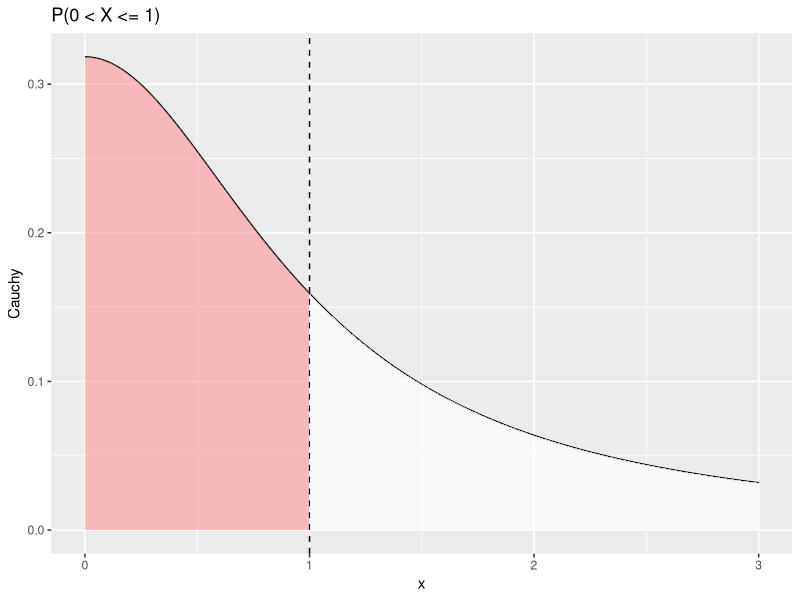
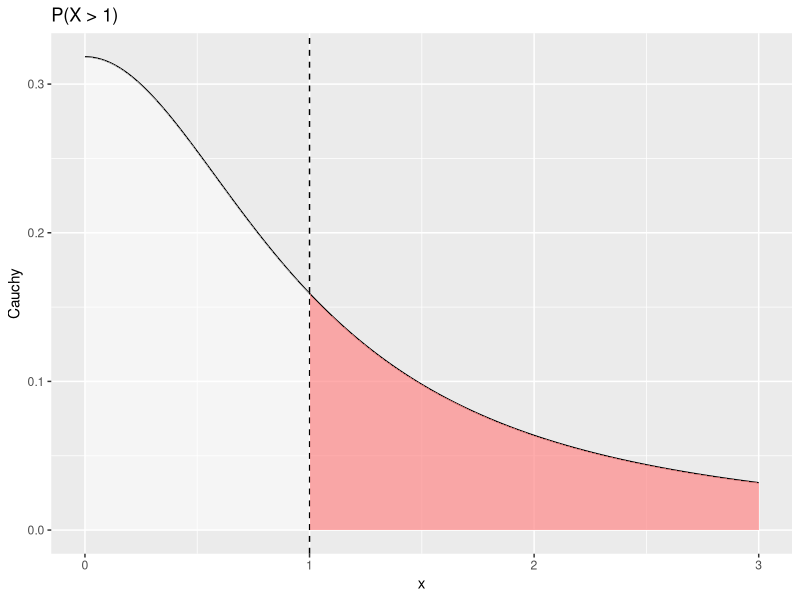
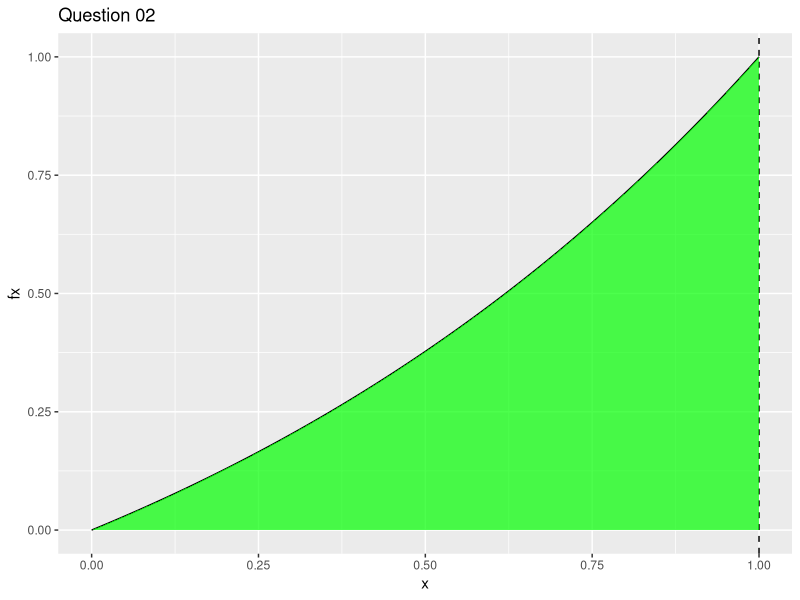
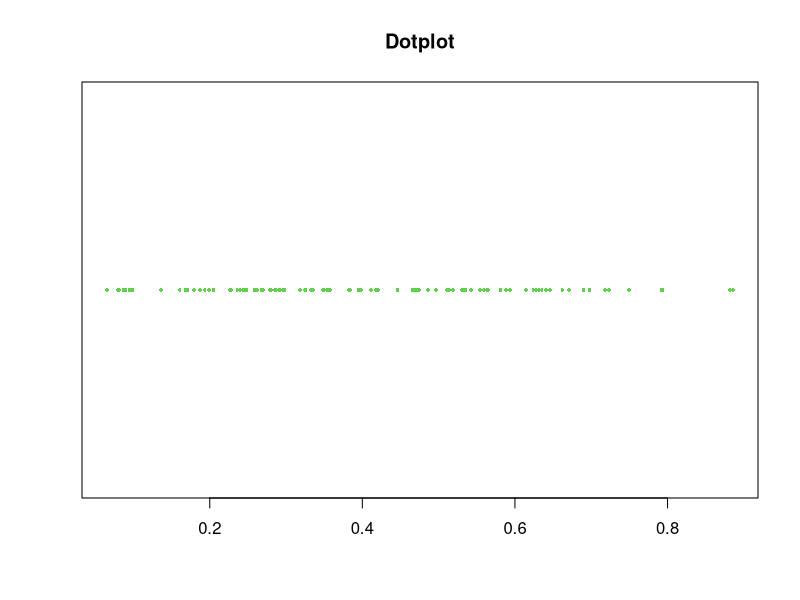
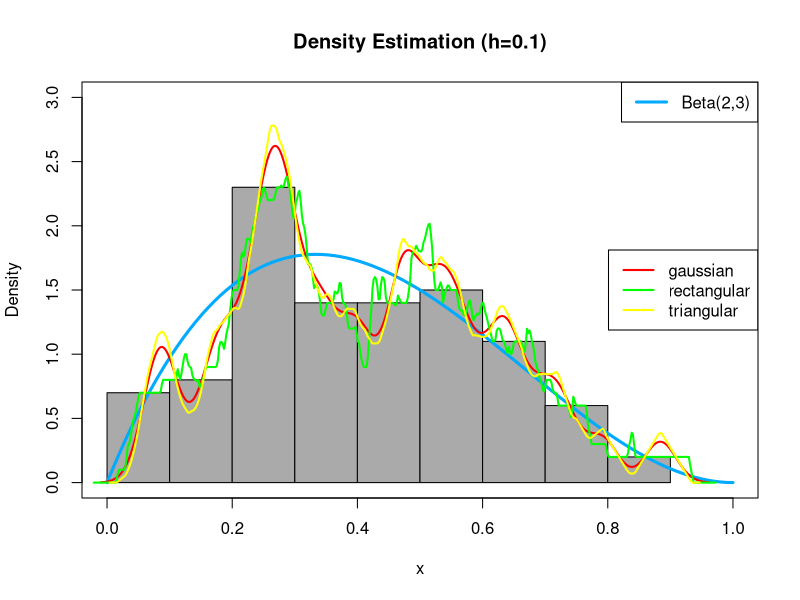
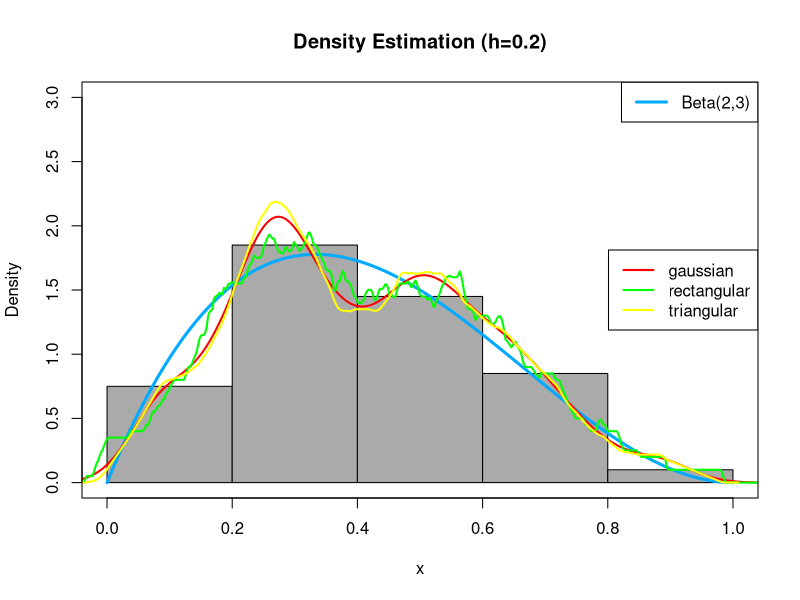
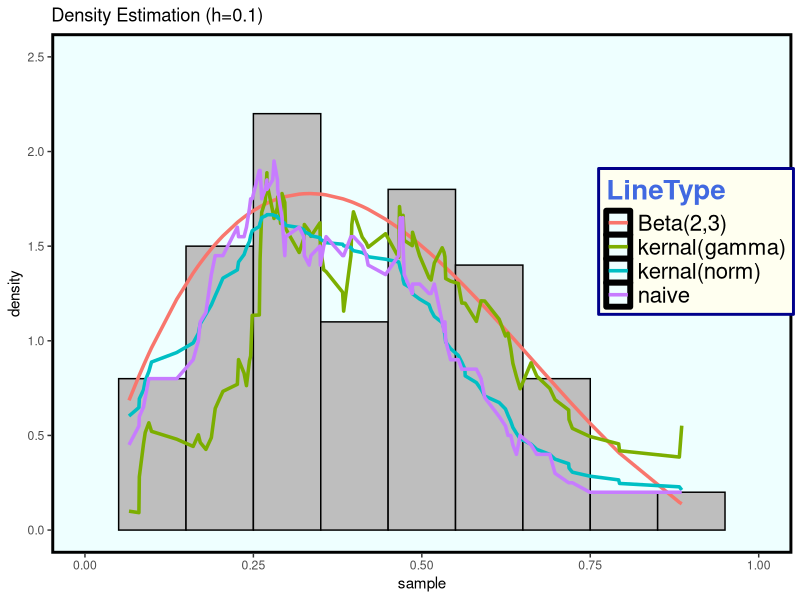
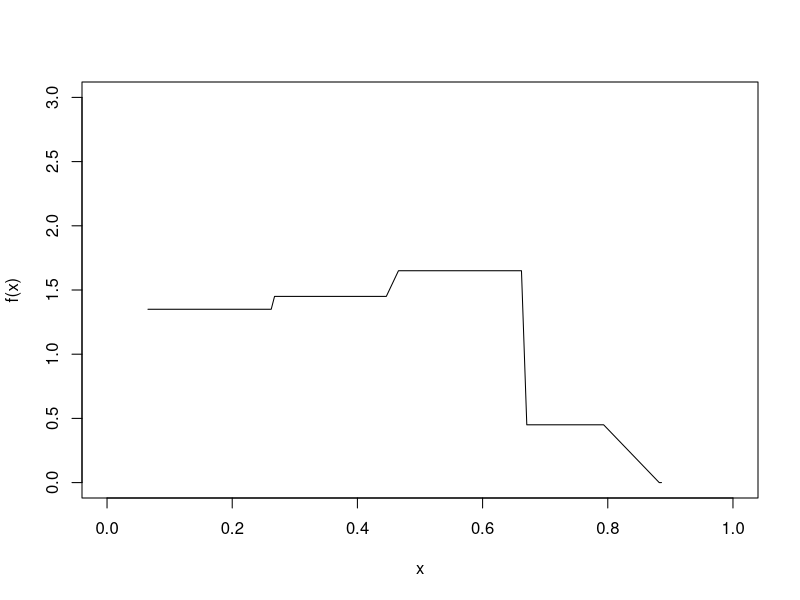

Reproduce these figures in R, in order.
## ---- chunk 1
library(dplyr)
library(ggplot2)
library(kableExtra)
library(knitr)
library(dplyr)
knitr::opts_chunk$set(echo = TRUE)
options(knitr.table.format = "html")
## ---- chunk 2
options(scipen = 100)
set.seed(15) # 3 + 12
# X ~ Cauchy(0,1)
# P(X > 1)
1 - pcauchy(1)
## ---- chunk 3
x = seq(0,3,by = 0.001)
fx = dcauchy(x)
data <- data.frame(x = x, Cauchy = dcauchy(x))
data <- mutate(data,new = ifelse(x > 1, "blue", "white"))
temp1 <- data[1:1000,]
temp2 <- data[1001:length(x),]

## ---- chunk 4
ggplot()+
  geom_line(data = data,aes(x = x, y = Cauchy))+
  geom_vline(xintercept = 1,linetype = 2)+
  geom_ribbon(data = temp1, aes(x = x,ymin = 0, ymax = Cauchy), fill = "#FF8888",alpha = 0.5)+
  geom_ribbon(data = temp2, aes(x = x,ymin = 0, ymax = Cauchy), fill = "white", alpha = 0.7)+
  labs(title = "P(0 < X <= 1)")
## ---- chunk 5
ggplot()+
  geom_line(data = data,aes(x = x, y = Cauchy))+
  geom_vline(xintercept = 1,linetype = 2)+
  geom_ribbon(data = temp1, aes(x = x,ymin = 0, ymax = Cauchy), fill = "white",alpha = 0.5)+
  geom_ribbon(data = temp2, aes(x = x,ymin = 0, ymax = Cauchy), fill = "#FF8888", alpha = 0.7)+
  labs(title = "P(X > 1)")
## ---- chunk 6
N = 1000
cauchy <- function(x){
  return(1/(pi*(1+x^2)))
}
theta.hat <- NULL
for(i in 1:1000){
  # 從cauchy抽取樣本
  x <- runif(N)
  x <- cauchy(x)
  theta.hat[i]<-0.5 - mean(x)}
Mc.mean <- mean(theta.hat)
Mc.var <- var(theta.hat)
## ---- chunk 7
N = 1000
theta.hat <- NULL
for ( i in 1:1000){
x <- rcauchy(N)
theta.hat[i] <- mean(x > 1)}
Hm1.mean <- mean(theta.hat)
Hm1.var <- var(theta.hat)
## ---- chunk 8
N = 1000
theta.hat = NULL
for(i in 1:1000){
  x <- rcauchy(1000) %>% abs()
  theta.hat[i] <- 0.5*mean(x > 1)
}
Hm2.mean <- mean(theta.hat)
Hm2.var <- var(theta.hat)
## ---- chunk 9
N = 1000
theta.hat <- NULL
cauchy <- function(x){
  return(1/(pi*(1+x^2)))}
for(i in 1:1000){
  x <- runif(N)
  theta.hat[i] <- (1- mean(2*cauchy(x)))/2
  }
Hm3.mean <- mean(theta.hat)
Hm3.var <- var(theta.hat)
## ---- chunk 10
N = 1000
for( i in 1:1000){
    x <- runif(N/2)
    y <- 1 - x
    temp1 <- cauchy(x)
    temp2 <- cauchy(y)
    theta.hat[i] <-0.5 - 0.5*(mean(temp1)+mean(temp2))}
  AV.mean <- mean(theta.hat)
  AV.var <- var(theta.hat)
## ---- chunk 11
hes <- function(x){
  return(1/(pi*(1 + x^(-2))))}
N = 1000
theta.hat <- NULL
for(i in 1:1000){
  U <- runif(N)
  x <- 1/U
  theta.hat[i] <- mean(hes(x))
}
Is.mean <- mean(theta.hat)
Is.var <- var(theta.hat)
## ---- chunk 12
f <- function(x){
  return(1/(1+x))
  }
cauchy <- function(x){
  return(1/(pi*(1+x^2)))
}
theta.hat = NULL
for(i in 1:N){
u <- runif(1000)
B <- f(u)
A <- cauchy(u)
a <- -cov(A,B) / var(B) #est of c*

x <- runif(N)
T1 <-0.5 -  cauchy(x)
theta.hat[i]<-  0.5 - mean(T1 + a * (f(x) -log(2, base = exp(1))))
}
Cv.mean <- mean(theta.hat)
Cv.var <- var(theta.hat)
## ---- chunk 13
cauchy <- function(x){
  return(1/(pi*(1+x^2)))
}

SS = NULL
for(i in 1:N){
x1 <- runif(N/5, 0, 0.2)
x2 <- runif(N/5, 0.2, 0.4)
x3 <- runif(N/5, 0.4, 0.6)
x4 <- runif(N/5, 0.6, 0.8)
x5 <- runif(N/5, 0.8, 1)
S1 <- 0.5 - mean(cauchy(x1))
S2 <- 0.5 - mean(cauchy(x2))
S3 <- 0.5 - mean(cauchy(x3))
S4 <- 0.5 - mean(cauchy(x4))
S5 <- 0.5 - mean(cauchy(x5))
SS[i] <- mean(c(S1, S2, S3, S4, S5))
}
SS.mean <- mean(SS)
SS.var <- var(SS)
## ---- chunk 14
tmp1 <- c(Mc.mean, Hm1.mean, Hm2.mean, Hm3.mean, AV.mean, Is.mean, Cv.mean, SS.mean)
tmp2 <- c(Mc.var, Hm1.var, Hm2.var, Hm3.var, AV.var, Is.var, Cv.var, SS.var)
table <- rbind(tmp1, tmp2)
rownames(table) <- c("Mean","Variance")
colnames(table) <- c("Monte-Carlo", "Hit or miss1", "Hit or miss2", "Hit or miss3", "Antithetic",
                     " Importance", "Control", "Stratified(5)")
temp <- table %>% round(., digits = 8)
kable(temp) %>% kable_styling() 
## ---- chunk 15
set.seed(15) # 3 + 12
# define function
Q2 <- function(x){
 y <- (exp(x)-1)/(exp(1)-1)
 return(y)}

x = seq(0,1,by = 0.001)
fx = Q2(x)
data <- data.frame(x = x, fx = Q2(x))
ggplot()+
  geom_line(data = data,aes(x = x, y = fx))+
  geom_vline(xintercept = 1,linetype = 2)+
  geom_ribbon(data = data, aes(x = x,ymin = 0, ymax = fx), fill = "#00FF00",alpha = 0.7)+
  labs(title = "Question 02")
## ---- chunk 16
N = 1000
theta.hat = NULL
for(i in 1:N){
x <- runif(N)
theta.hat[i] <- mean(Q2(x))}
Mc.mean <- mean(theta.hat)
Mc.var <-var(theta.hat)
## ---- chunk 17
N = 1000
theta.hat = NULL
for(i in 1:N){
x <- runif(N/2)
y <- 1 - x
temp1 <- mean(Q2(x))
temp2 <- mean(Q2(y))
theta.hat[i] <- 0.5*(temp1+temp2)}
AV.mean <- mean(theta.hat)
AV.var <- var(theta.hat)
## ---- chunk 18
theta.hat1 = NULL
theta.hat2 = NULL
theta.hat3 = NULL
theta.hat4 = NULL
for( i in 1:N){
  
  u <- runif(N)     #f3, inverse transform method
  x <- - log(1 - u * (1 - exp(-1)))
  fg <- Q2(x) / (exp(-x) / (1 - exp(-1)))
  theta.hat1[i] <- mean(fg)
  
  u <- runif(N/2)     #f3, inverse transform method + Antithetic Variate
  v <- 1 - u
  x1 <- - log(1 - u * (1 - exp(-1)))
  x2 <- - log(1 - v * (1 - exp(-1)))
  fg1 <- Q2(x1) / (exp(-x1) / (1 - exp(-1)))
  fg2 <- Q2(x2) / (exp(-x2) / (1 - exp(-1)))
  fg <- 0.5*(fg1+fg2)
  theta.hat2[i] <- mean(fg)

  u <- runif(N)    #f4, inverse transform method
  x <- tan(pi * u / 4)
  fg <- Q2(x) / (4 / ((1 + x^2) * pi))
  theta.hat3[i] <- mean(fg)

  u <- runif(N/2)    #f4, inverse transform method + Antithetic Variate
  v <- 1 - u
  x1 <- tan(pi * u / 4)
  x2 <- tan(pi * v / 4)
  fg1 <- Q2(x1) / (4 / ((1 + x1^2) * pi))
  fg2 <- Q2(x2) / (4 / ((1 + x2^2) * pi))
  fg <- 0.5*(fg1+fg2)
  theta.hat4[i] <- mean(fg)
}

mean11 <- c(mean(theta.hat1 ),mean(theta.hat2 ),mean(theta.hat3 ),mean(theta.hat4 ))
var11 <- c(var(theta.hat1 ),var(theta.hat2 ),var(theta.hat3 ),var(theta.hat4))
Is.mean1 <- mean(theta.hat3 )
Is.mean2 <- mean(theta.hat4)
Is.var1 <- var(theta.hat3)
Is.var2 <- var(theta.hat4)
## ---- chunk 19

f <- function(x){
  x}
theta.hat = NULL
for( i in 1:N){
  u <- runif(10000)
  B <- f(u)
  A <- Q2(u)
  a <- -cov(A,B) / var(B)
  u <- runif(N)
  T1 <- Q2(u)
  T2 <- T1 + a * (f(u) - 1/2)
  theta.hat[i] <- mean(T2)
  }
Cv.mean <- mean(theta.hat)
Cv.var <- var(theta.hat)
## ---- chunk 20
Q2 <- function(x){
  y <- (exp(x)-1)/(exp(1)-1)
  return(y)}
N <- 1000
SS = NULL
for(i in 1:N){
  x1 <- runif(N/5, 0, 0.2)
  x2 <- runif(N/5, 0.2, 0.4)
  x3 <- runif(N/5, 0.4, 0.6)
  x4 <- runif(N/5, 0.6, 0.8)
  x5 <- runif(N/5, 0.8, 1)
  S1 <- mean(Q2(x1))
  S2 <- mean(Q2(x2))
  S3 <- mean(Q2(x3))
  S4 <- mean(Q2(x4))
  S5 <- mean(Q2(x5))
  SS[i] <- mean(c(S1, S2, S3, S4, S5))
}
SS.mean <- mean(SS)
SS.var <- var(SS)
## ---- chunk 21
tmp1 <- c(Mc.mean, AV.mean, Is.mean1,Is.mean2, Cv.mean, SS.mean)
tmp2 <- c(Mc.var, AV.var, Is.var1, Is.var2, Cv.var, SS.var)
table <- rbind(tmp1, tmp2)
rownames(table) <- c("Mean","Variance")
colnames(table) <- c("Monte-Carlo", "Antithetic"," Importance", "Importance+Antithetic","Control", "Stratified(5)")
temp <- table %>% round(., digits = 8)
temp %>% kable() %>% kable_styling()
## ---- chunk 22
Q3<-function(x){
  (312.5/60)*exp((-1/5)*x)-
    (640/60)*exp((-1/4)*x)+
    (405/60)*exp((-1/3)*x)+
    (1/24)*exp((-1)*x)+
    (-4/3)*exp((-1/2)*x)
}
## ---- chunk 23
set.seed(15) # 3 + 12
temp2 <- NULL
for(j in 1:1000){
  temp <- NULL
  for( i in 1:1000){
    tmp <- rexp(5)
    temp[i] <- sum(tmp*c(1:5))}
  temp2[j] <- sum(temp>21.6)/1000
}
Hm.mean <- mean(temp2)
Hm.var <- var(temp2)
## ---- chunk 24
N <- 1000
theta.hat <- NULL
for(i in 1:1000){
  x <- runif(N,0,21.6)
  theta.hat[i] <-1 -  mean(Q3(x)*21.6)
}
Mc.mean <- mean(theta.hat)
Mc.var <- var(theta.hat)
## ---- chunk 25
N <- 1000
theta.hat <- NULL
for(i in 1:1000){
  x <- runif(N/2,0,21.6)
  y <- 21.6 - x
  theta.hat[i] <- (2 - mean(Q3(x)*21.6) - mean(Q3(y)*21.6))*0.5
}
Av.mean <- mean(theta.hat)
Av.var <- var(theta.hat)
## ---- chunk 26
N <- 1000
theta.hat <- NULL
for(i in 1:1000){
  tmp <- c()
  for(j in 1:5){
    x <- runif(N/5,(j - 1)/5*21.6,j/5*21.6)
    tmp <- c(tmp, Q3(x)*21.6)
  }
  theta.hat[i] <- 1 - mean(tmp)
}
SS.mean <- mean(theta.hat)
SS.var <- var(theta.hat)
## ---- chunk 27
table.mean <- c(Mc.mean, Av.mean, SS.mean, Hm.mean)
table.var <- c(Mc.var, Av.var, SS.var, Hm.var)
table <- rbind(table.mean, table.var)
rownames(table) <- c("mean", "var")
colnames(table) <- c("Monte", "Antithetic", "Stratified", "Hit")
temp <- table %>% round(., digits = 8)
temp %>% kable() %>% kable_styling()
## ---- chunk 28
library(dplyr)
library(ggplot2)
library(magrittr)
library(tidyverse)
## ---- chunk 29

# First, simulate 100 observations from a mixed distribution of beta(2,3),
# each with probability 0.5. Then, use at least 3 density estimating methods
# to smooth the observations. 
# You need to specify the parameters in the smoothing methods, 
# and compare the results.

# 取出我們要的亂數
set.seed(106354012)
m = 100
x = rbeta(m,2,3)
# 畫個點的散佈圖
stripchart(x,pch=16,cex=0.5,col=3,main="Dotplot")
# 然後畫個直方圖
y = seq(0,1,length=100)
hist( x, breaks = 10,probability = T,ylim = c(0,3),xlim= c(0,1),col = "#AAAAAA",main = "Density Estimation (h=0.1)")
# 這是真實的beta(2,3)圖形
lines(y , dbeta(y,2,3) , col = "#00AAFF" , lwd = 3)
legend("topright" , "Beta(2,3)" , lty = 1 , col="#00AAFF" , lwd = 3)
# 這是直接用套件模擬出來的函數值
kernal_g = density(x, kernel = c("gaussian"), width = 0.1)
kernal_r = density(x, kernel = c("rectangular"), width = 0.1)
kernal_t = density(x, kernel = c("triangular"), width = 0.1)
# 把他們畫在plot裡面囉
lines(kernal_g, col = "#FF0000" , lwd = 2)
lines(kernal_r, col = "#00FF00" , lwd = 2)
lines(kernal_t, col = "#FFFF00" , lwd = 2)
legend("right",legend=c("gaussian","rectangular","triangular"), col=c("#FF0000","#00FF00","#FFFF00"),lwd=2,cex=1)
box()

# (h=0.2)
hist( x, breaks = 5,probability = T,ylim = c(0,3),xlim= c(0,1),col = "#AAAAAA",main = "Density Estimation (h=0.2)")
# 這是真實的beta(2,3)圖形
lines(y , dbeta(y,2,3) , col = "#00AAFF" , lwd = 3)
legend("topright" , "Beta(2,3)" , lty = 1 , col="#00AAFF" , lwd = 3)
# 這是直接用套件模擬出來的函數值
kernal_g = density(x, kernel = c("gaussian"), width = 0.2)
kernal_r = density(x, kernel = c("rectangular"), width = 0.2)
kernal_t = density(x, kernel = c("triangular"), width = 0.2)
# 把他們畫在plot裡面囉
lines(kernal_g, col = "#FF0000" , lwd = 2)
lines(kernal_r, col = "#00FF00" , lwd = 2)
lines(kernal_t, col = "#FFFF00" , lwd = 2)
legend("right",legend=c("gaussian","rectangular","triangular"), col=c("#FF0000","#00FF00","#FFFF00"),lwd=2,cex=1)
box()
## ---- chunk 30

# 這是不想用套件的人寫的code~

set.seed(106354012)
x <- rbeta(100,2,3)
h=0.1

# histogram density estimator (直方圖)

histogram = function(x,h){
  g = function(x,a,b){
    if (x<=b & x>=a) {return(1)}
    else {return(0)}}            # 寫出一個計算個數前需要的函數
  n <- length(x)
  seq <- seq(min(x),max(x),by=h) # 從(0,1)間隔h做出切割點
  a = seq[-length(seq)]          # 每組下界
  b = seq[-1]                    # 每組上界
  ni = NULL
  for (k in 1:length(a)){
    ni[k] = sum(x<=b[k] & x>=a[k])}
  y_hat = NULL
  for (i in sort(x)){
    I=NULL
    for (j in 1:length(a)){
      gi=g(i,a[j],b[j])
      I=c(I,gi)}                 # 指標函數
    y=1/n*sum(ni/h*I)            # 模擬樣本之函數估計值 
    y_hat=c(y_hat,y)}
  return(y_hat)}                 

# naive density estimator
naive =function(x,h){
  w = function(y){
    if (abs(y)<1) {return(1/2)}
    else {return(0)}}               # 寫出公式裡的函數w
  n = length(x)
  seq = seq(min(x),max(x),length=length(x))        
  y_hat = NULL
  for (i in seq){
    W=NULL
    for (j in x){
      wi=w((i-j)/h)                        
      W=c(W,wi)}
    y=1/n*sum(1/h*W)                # 樣本之函數估計值           
    y_hat=c(y_hat,y)}
  return(y_hat)}

# kernel density estimator
# norm
kernel_norm=function(x,h){
  w=function(y){dnorm(y)}           # 核密度函數(常態)
  n = length(x)
  seq = seq(min(x),max(x),length=length(x))
  y_hat = NULL
  for (i in seq){
    W=NULL
    for (j in x){
      wi=w((i-j)/h)
      W=c(W,wi)}
    y=1/n*sum(1/h*W)
    y_hat=c(y_hat,y)}
  return(y_hat)}

# Gamma核函數
kernel_gamma=function(x,h){
  w=function(y){dgamma(y,shape = 1)}           # 核密度函數(Gamma)
  n = length(x)
  seq = seq(min(x),max(x),length=length(x))
  y_hat = NULL
  for (i in seq){
    W=NULL
    for (j in x){
      wi=w((i-j)/h)
      W=c(W,wi)}
    y=1/n*sum(1/h*W)
    y_hat=c(y_hat,y)}
  return(y_hat)}

# 將亂數帶入函數找出估計函數值(h=0.1)
y1 <- histogram(x,0.1)              #h=0.1，也可使用其他h值
y2 <- naive(x,0.1)                  #h=0.1，也可使用其他h值
y3 <- kernel_norm(x,0.1)            #h=0.1，也可使用其他h值
y4 <- kernel_gamma(x,0.1)           #h=0.1，也可使用其他h值
# 畫圖囉
xx <- sort(x)
yy <- dbeta(xx,2,3)
y2 <- naive(xx,0.1)
y3 <- kernel_norm(xx,0.1)
y4 <- kernel_gamma(xx,0.1)
data <- cbind(xx,yy,y2,y3,y4) %>% as.data.frame()
colnames(data) <- c("sample","Beta(2,3)","naive","kernal(norm)","kernal(gamma)")
LBJ <- gather(data,key = "type",value = "value",2:5)
colnames(LBJ) <- c("sample","LineType","value")  
library(magrittr)
LBJ$LineType %<>% as.factor()
library(ggplot2)
ggplot(data = LBJ) + labs(title = "Density Estimation (h=0.1)")+
  xlim(0,1)+ ylim(0,2.5) +
  geom_histogram(mapping = aes(x=sample,y=..density..),color="black",fill="gray",binwidth = 0.1)+
  geom_line(mapping = aes(x=sample,y=value,color=LineType,group=LineType),size=1.2)+
  theme(legend.title = element_text(colour="royalblue", size=20, face="bold"))+
  theme(legend.text = element_text(size = 16))+
  theme(legend.position = c(0.87,0.6))+
  theme(legend.background = element_rect(fill="#FFFFF0",size=1, linetype="solid",colour ="darkblue"))+
  theme(panel.grid.major = element_blank())+
  theme(panel.grid.minor = element_blank())+
  theme(panel.background = element_rect(fill="#EEFFFF",colour="black",size = 2))

# 畫圖囉 (h=0.2)
xx <- sort(x)
yy <- dbeta(xx,2,3)
y1 <- histogram(xx,0.2)
y2 <- naive(xx,0.2)
y3 <- kernel_norm(xx,0.2)
y4 <- kernel_gamma(xx,0.2)
data <- cbind(xx,yy,y2,y3,y4) %>% as.data.frame()
colnames(data) <- c("sample","Beta(2,3)","naive","kernal(norm)","kernal(gamma)")
LBJ <- gather(data,key = "type",value = "value",2:5)
colnames(LBJ) <- c("sample","LineType","value")  
library(magrittr)
LBJ$LineType %<>% as.factor()
plot(sort(x),y1,typ="l",xlab="x",ylab="f(x)",xlim=c(0,1), ylim=c(0,3))
library(ggplot2)
ggplot(data = LBJ) + labs(title = "Density Estimation (h=0.2)")+
  xlim(0,1)+ ylim(0,2.5) +
  geom_histogram(mapping = aes(x=sample,y=..density..),color="black",fill="gray",binwidth = 0.2)+
  geom_line(mapping = aes(x=sample,y=value,color=LineType,group=LineType),size=1.2)+
  theme(legend.title = element_text(colour="royalblue", size=20, face="bold"))+
  theme(legend.text = element_text(size = 16))+
  theme(legend.position = c(0.87,0.6))+
  theme(legend.background = element_rect(fill="#FFFFF0",size=1, linetype="solid",colour ="darkblue"))+
  theme(panel.grid.major = element_blank())+
  theme(panel.grid.minor = element_blank())+
  theme(panel.background = element_rect(fill="#EEFEFF",colour="black",size = 2))


## ---- chunk 31
library(plyr)
library(dplyr)
library(tidyverse)
library(ggplot2)
library(KernSmooth)
library(broom)
library(magrittr)
library(igraph)

## ---- chunk 32
# kernel smooth
set.seed(106354012)

a <- seq(0,2*pi, length=100)
b <- sin(a) + rnorm(100,0,0.09)
c <- sin(a)

# kernel smooth (kernel is norm)
data <- ksmooth(a, b, kernel = "normal", bandwidth = 0.1)%>% as.data.frame()
data <- cbind(b,c,data)%>% as.data.frame()
ggplot(data,aes(x=x))+ labs(title="kernel smooth of sin(x) [h=0.1]",x="x",y="sin(x)")+
  geom_point(aes(y=b),col="#3333FF")+
  geom_vline(xintercept = 0,size=1)+
  geom_hline(yintercept = 0,size=1)+
  geom_line(aes(y=y),col="#00D0FF",lwd=1)+
  scale_x_continuous(breaks = c(0:2*pi))+
  theme(panel.grid.major = element_line(NA),panel.grid.minor =element_line(NA))+
  theme(panel.background = element_rect(color = "black",size = 2))+
  theme(plot.title = element_text(size = 30, face = "bold"))+
  theme(legend.title=element_text(size=24))+
  theme(legend.text=element_text(size=20))

# MSE
d <- c()
e <- c()
for(j in 1:1000){
  b <- sin(a) + rnorm(100,0,0.09)
  d <- ksmooth(a, b, kernel = "normal", bandwidth = 0.1)
  e <- rbind(e,d$y)
}
bias <- c()
var <- c()
for(i in 1:100){
  bias[i] = mean(e[i,])-c[i] 
  var[i] = var(e[i,])
}
MSE <- sum(bias^2)+sum(var) ; MSE
## ---- chunk 33
# spline

# plot
df_values <- c(3, 4, 8, 16)

x = seq(from=0, to=2*pi, length=100)
f_x = sin(x)
epsilon = rnorm(100, 0, sd = 0.3)
y = f_x + epsilon

values <- data_frame(
  x = seq(from=0, to=2*pi, length=100),
  f_x = sin(x),
  epsilon = rnorm(100, 0, sd = 0.3),
  y = f_x + epsilon
)
overall <- NULL
for(df in df_values){
  overall <- smooth.spline(values$x, values$y, df=df) %>%
    augment() %>%
    mutate(df=df) %>%
    bind_rows(overall)
}
overall <- cbind(overall,f_x) %>% as.data.frame()
multiple_df <- overall %>% 
  ggplot(aes(x=x)) +
  geom_point(aes(y=y))+
  geom_line(aes(y=.fitted,color="#123456"),size=1) +
  facet_wrap(~df, nrow=2) +
  labs(title="Splines fit w / different degrees of freedom")+
  theme(legend.title=element_blank())+
  theme(legend.text = element_blank())+
  theme(panel.background = element_rect(colour = "black"))+
  geom_vline(xintercept = 0,size=1)+
  geom_hline(yintercept = 0,size=1)+
  theme(panel.grid.major = element_line(NA),panel.grid.minor =element_line(NA))+
  theme(panel.background = element_rect(color='#000000',size=2))+
  theme(plot.title = element_text(size = 30, face = "bold"))+
  theme(legend.title=element_text(size=24))+
  theme(legend.text=element_text(size=20))

multiple_df

get.spline.info<-function(object){
  data.frame(x=object$x,y=object$y,df=object$df)
}

# plot

a <- seq(0,2*pi, length=100)
b <- sin(seq(0,2*pi, length=100)) + rnorm(100,0,0.09)
c <- sin(seq(0,2*pi, length=100))

spline1 <- smooth.spline(x = b, df = 3)
spline2 <- smooth.spline(x = b, df = 4)
spline3 <- smooth.spline(x = b, df = 8)
spline4 <- smooth.spline(x = b, df = 16)

data<-ldply(list(spline1,spline2,spline3,spline4),get.spline.info)
data <- cbind(a,b,c,data) %>% as.data.frame()
ggplot(data,aes(x=a))+ labs(title="Spline smoother of sin(x)") +
  geom_line(aes(y=c),col="gray",size=2)+
  geom_point(aes(y=b))+
  geom_vline(xintercept = 0,size=1)+
  geom_hline(yintercept = 0,size=1)+
  geom_line(mapping = aes(y=y,color=factor(round(df,0)),group=df),lwd=1.2)+
  scale_color_discrete("The number of nodes")+
  theme(legend.position = c(0.8,0.8))+
  theme(legend.background = element_rect(fill="#FFFFF0",colour = "black"))+
  theme(panel.grid.major = element_line(NA),panel.grid.minor =element_line(NA))+
  theme(panel.background = element_rect(colour = "black",size=2))+
  theme(plot.title = element_text(size = 30, face = "bold"))+
  theme(legend.title=element_text(size=24))+
  theme(legend.text=element_text(size=20))
 
# 最後我們將各節點數分別計算MSE

spline1$y
# ns=3
d <- c()
for (i in 1:1000) {
  b <- NULL
  b <- sin(seq(0,2*pi, length=100)) + rnorm(100,0,0.09)
  b1 <- smooth.spline(x = b,df=3)$y
  d <- rbind(d,b1)
}
# MSE
bias <- c()
var <- c()
for (j in 1:100) {
  bias[j] = mean(d[j,])-c[j] 
  var[j] = var(d[j,])
}
MSE <- c()
MSE[1] <- sum(bias^2)+sum(var) ; MSE

# nodes=4
d <- c()
for (i in 1:1000) {
  b <- NULL
  b <- sin(seq(0,2*pi, length=100)) + rnorm(100,0,0.09)
  b1 <- smooth.spline(x = b,df=4)$y
  d <- rbind(d,b1)
}
# MSE
bias <- c()
var <- c()
for (j in 1:100) {
  bias[j] = mean(d[j,])-c[j] 
  var[j] = var(d[j,])
}
MSE[2] <- sum(bias^2)+sum(var) ; MSE

# nodes=8
d <- c()
for (i in 1:1000) {
  b <- NULL
  b <- sin(seq(0,2*pi, length=100)) + rnorm(100,0,0.09)
  b1 <- smooth.spline(x = b,df=8)$y
  d <- rbind(d,b1)
}
# MSE
bias <- c()
var <- c()
for (j in 1:100) {
  bias[j] = mean(d[j,])-c[j] 
  var[j] = var(d[j,])
}
MSE[3] <- sum(bias^2)+sum(var) ; MSE

# nodes=16
d <- c()
for (i in 1:1000) {
  b <- NULL
  b <- sin(seq(0,2*pi, length=100)) + rnorm(100,0,0.09)
  b1 <- smooth.spline(x = b,df=16)$y
  d <- rbind(d,b1)
}
# MSE
bias <- c()
var <- c()
for (j in 1:100) {
  bias[j] = mean(d[j,])-c[j] 
  var[j] = var(d[j,])
}
MSE[4] <- sum(bias^2)+sum(var) ; MSE

# MSE比較
MSE
# 我們發現當節點為3的時候MSE較小其曲線也較為平滑 (怪怪)

## ---- chunk 34
# lowess
set.seed(106354012)

a <- seq(0,2*pi, length=100)
b <- sin(a) + rnorm(100,0,0.09)
c <- sin(a)

# 計算f值為0.23
lowess(x = a, y = b, f = 0.23)

# plot
data <- lowess(x = a, y = b, f = 0.23) %>% as.data.frame()
data <- cbind(b,c,data)%>% as.data.frame()
ggplot(data,aes(x=x))+ labs(title="lowess smooth of sin(x) [h=0.1]",x="x",y="sin(x)")+
  geom_point(aes(y=b))+
  geom_vline(xintercept = 0,size=1)+
  geom_hline(yintercept = 0,size=1)+
  geom_line(aes(y=y),col="#00D0FF",lwd=1)+
  scale_x_continuous(breaks = c(0:2*pi))+
  theme(panel.background = element_rect(colour = "black",size=2))+
  theme(panel.grid.major = element_line(NA),panel.grid.minor =element_line(NA))+
  theme(plot.title = element_text(size = 30, face = "bold"))+
  theme(legend.title=element_text(size=24))+
  theme(legend.text=element_text(size=20))

# MSE
d <- c()
e <- c()
for(j in 1:1000){
  b <- sin(a) + rnorm(100,0,0.09)
  d <- ksmooth(a, b, kernel = "normal", bandwidth = 0.1)
  e <- rbind(e,d$y)
}
bias <- c()
var <- c()
for(i in 1:100){
  bias[i] = mean(e[i,])-c[i] 
  var[i] = var(e[i,])
}
MSE <- sum(bias^2)+sum(var) ; MSE
## ---- chunk 35
# running mean
set.seed(106354012)

a <- seq(0,2*pi, length=100)
b <- sin(seq(0,2*pi, length=100)) + rnorm(100,0,0.09)
c <- sin(seq(0,2*pi, length=100))

mse = NULL
for (k in 1:20){
r <- running_mean(b, binwidth=k)
x = NULL
for(i in 1:(100-k+1)){
x[i] <- mean(a[i:(i+k-1)])
}
mse[k] <- mean((sin(x)-r)^2)
num = which(mse==min(mse))
}
mse
paste("the minimum mse of k is",num)
paste("the minimum mse is",min(mse))

# plot

b <- running_mean(b, binwidth=which(mse==min(mse)))
plot(b)
model <- lm(b ~ poly(seq(0,2*pi, length=100-num+1),3))
y <- fitted.values(model)
lines(fitted.values(model))  # 模擬出來的資料線段
lines(c)                     # 真實的線段
data <- cbind(a[1:length(b)],b,c[1:length(b)])%>%as.data.frame()
colnames(data) <- c("x","running mean","sin(x)")
library(magrittr)
data2 <- gather(data,key = "type",value = "value",2:3)
data2$type %<>% as.factor()
ggplot(data2)+ labs(title = "Running mean of sin(x)")+
  theme(panel.grid.major=element_blank(),panel.grid.minor=element_blank())+
  xlim(0,2*pi)+ ylim(-1,1) +
  geom_vline(xintercept = 0,size=1)+
  geom_hline(yintercept = 0,size=1)+
  geom_line(mapping = aes(x=x,y=value,color=type,group=type),lwd=1.87)+
  geom_point(mapping = aes(x=x,y=value),color="blue",size=1)+
  theme(legend.text = element_text(size = 16))+
  theme(legend.position = c(0.8,0.8))+
  theme(legend.background = element_rect(size=0.5, linetype="solid",fill ="#FFFFF0",colour ="black"))+
  theme(panel.background = element_rect(color='#000000',size=2))+
  theme(plot.title = element_text(size = 30, face = "bold"))+
  theme(legend.title=element_text(size=24))+
  theme(legend.text=element_text(size=20))
  
# 1,000 simulation runs ( 設定k=2 )

a <- seq(0,2*pi, length=100)
b <- sin(seq(0,2*pi, length=100)) + rnorm(100,0,0.09)
c <- sin(seq(0,2*pi, length=100))
d <- c()
for (i in 1:1000) {
b <- NULL
b <- sin(seq(0,2*pi, length=100)) + rnorm(100,0,0.09)
b1 <- running_mean(b, binwidth=2)
d <- rbind(d,b1)
}
# MSE
bias <- c()
var <- c()
for (j in 1:100) {
  bias[j] = mean(d[j,])-c[j] 
  var[j] = var(d[j,])
}
MSE <- sum(bias^2)+sum(var) ; MSE
